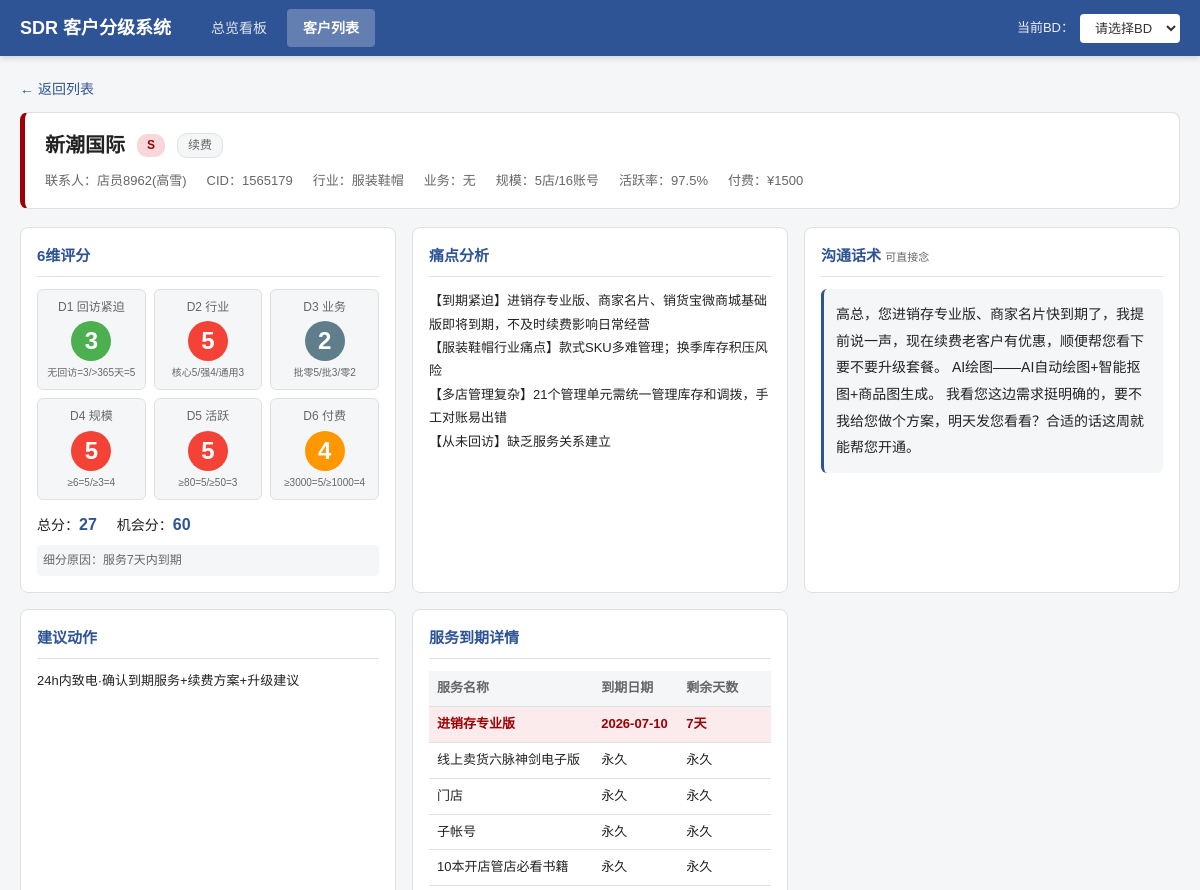
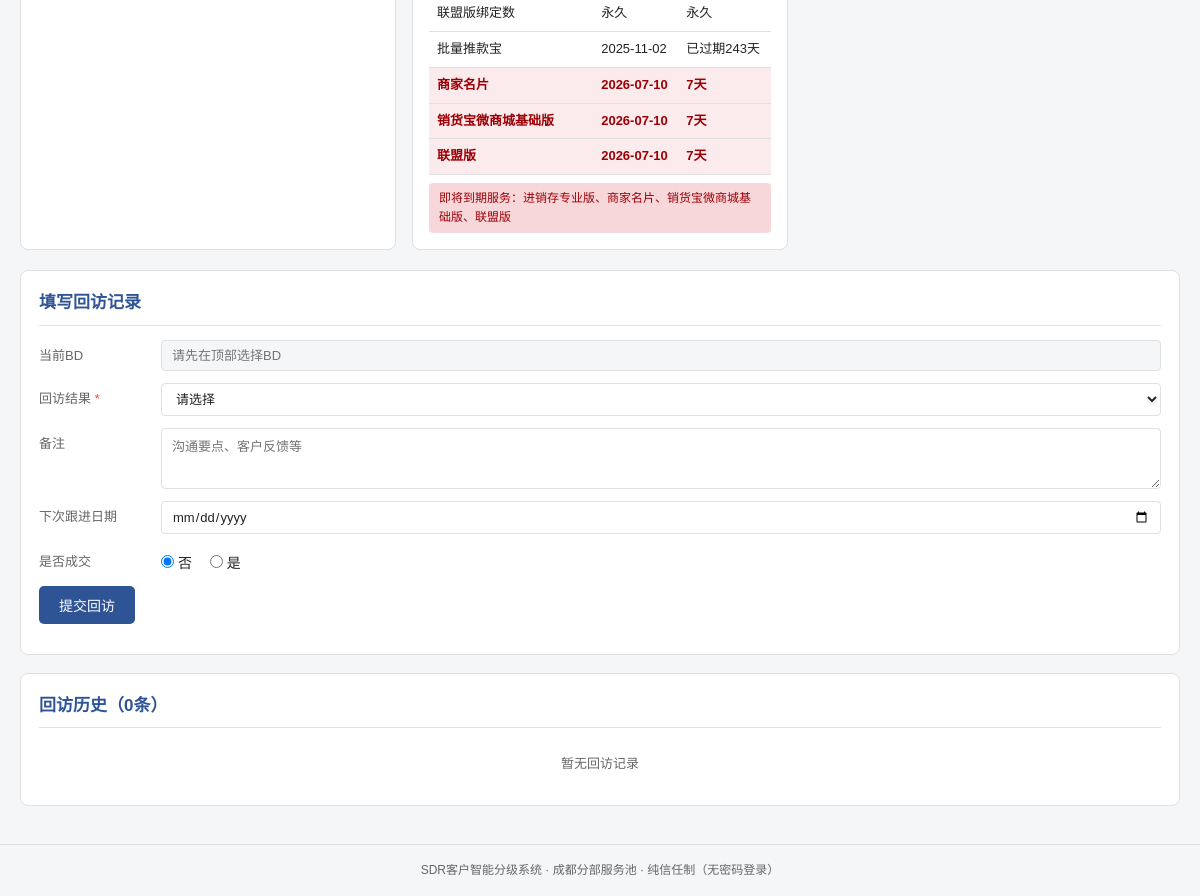
/customer/1565179, run on the app's committed database (2 pictures, top to bottom).
### tables this page shows
CREATE TABLE customers (
        cid TEXT PRIMARY KEY,
        name TEXT, contact TEXT, phone TEXT,
        industry TEXT, biz_type TEXT,
        store_count INTEGER, sub_accounts INTEGER,
        active_rate REAL, login_days INTEGER, total_days INTEGER,
        pay_amount REAL, hard_qty INTEGER,
        last_visit_record TEXT, visit_time INTEGER,
        intention TEXT, sys_type INTEGER, reg_date TEXT,
        expiring_services TEXT,
        services TEXT,
        score INTEGER, sub_grade TEXT, sub_reason TEXT,
        opportunity_score INTEGER, opportunity_type TEXT,
        d1 INTEGER, d2 INTEGER, d3 INTEGER, d4 INTEGER, d5 INTEGER, d6 INTEGER,
        painpoints TEXT, script TEXT, action TEXT,
        days_since_visit INTEGER,
        updated_at TIMESTAMP
    );

### app.py (the view)
@app.route('/customer/<cid>')
def customer_detail(cid):
    db = get_db()
    c = db.execute('SELECT * FROM customers WHERE cid=?', (cid,)).fetchone()
    if not c:
        return '客户不存在', 404
    services = json.loads(c['services']) if c['services'] else []
    expiring = json.loads(c['expiring_services']) if c['expiring_services'] else []
    visits = db.execute(
        'SELECT * FROM visit_records WHERE cid=? ORDER BY created_at DESC',
        (cid,)
    ).fetchall()
    import re as _re
    def _mask_phone(text):
        if not text:
            return text
        return _re.sub(r'1[3-9]\d{9}', lambda m: m.group()[:3] + '****' + m.group()[-4:], str(text))
    c_dict = dict(c)
    c_dict['name'] = _mask_phone(c_dict.get('name', ''))
    c_dict['contact'] = _mask_phone(c_dict.get('contact', ''))
    phone = c_dict.get('phone', '') or ''
    if len(phone) >= 11:
        c_dict['phone_masked'] = phone[:3] + '****' + phone[-4:]
    else:
        c_dict['phone_masked'] = '****'
    c_dict['phone'] = ''  # 完整号码不传给前端
    return render_template('customer_detail.html', c=c_dict, services=services,
                           expiring=expiring, visits=visits,
                           visit_results=VISIT_RESULTS,
                           bd_names=BD_NAMES)

### app.py (called while the page is built)
def get_db():
    if 'db' not in g:
        g.db = sqlite3.connect(DB_PATH)
        g.db.row_factory = sqlite3.Row
    return g.db

### templates/customer_detail.html (shortened to what this page needs)
{% extends 'base.html' %}
{% block content %}
<a class="back-link" href="/customers">← 返回列表</a>
<div class="detail-header row-{{ c.sub_grade }}">
  <div class="detail-title">
    <h1>{{ c.name or '-' }}</h1>
    <span class="grade-badge grade-{{ c.sub_grade }}">{{ c.sub_grade }}</span>
    <span class="opp-tag">{{ c.opportunity_type or '' }}</span>
  </div>
  <div class="detail-meta">
    <span>联系人：{{ c.contact or '-' }}</span>
    <span>CID：{{ c.cid }}</span>
    <span>行业：{{ c.industry }}</span>
    <span>业务：{{ c.biz_type }}</span>
    <span>规模：{{ c.store_count }}店/{{ c.sub_accounts }}账号</span>
    <span>活跃率：{{ "%.1f"|format(c.active_rate) }}%</span>
    <span>付费：{% if c.pay_amount > 0 %}¥{{ "%.0f"|format(c.pay_amount) }}{% else %}未付费{% endif %}</span>
  </div>
</div>
<div class="detail-grid">
  <div class="detail-card">
    <h3>6维评分</h3>
    <div class="score-grid">
      <div class="score-block"><div class="score-label">D1 回访紧迫</div><div class="score-val s{{ c.d1 }}">{{ c.d1 }}</div><div class="score-desc">无回访=3/>365天=5</div></div>
      <div class="score-block"><div class="score-label">D2 行业</div><div class="score-val s{{ c.d2 }}">{{ c.d2 }}</div><div class="score-desc">核心5/强4/通用3</div></div>
      <div class="score-block"><div class="score-label">D3 业务</div><div class="score-val s{{ c.d3 }}">{{ c.d3 }}</div><div class="score-desc">批零5/批3/零2</div></div>
      <div class="score-block"><div class="score-label">D4 规模</div><div class="score-val s{{ c.d4 }}">{{ c.d4 }}</div><div class="score-desc">≥6=5/≥3=4</div></div>
      <div class="score-block"><div class="score-label">D5 活跃</div><div class="score-val s{{ c.d5 }}">{{ c.d5 }}</div><div class="score-desc">≥80=5/≥50=3</div></div>
      <div class="score-block"><div class="score-label">D6 付费</div><div class="score-val s{{ c.d6 }}">{{ c.d6 }}</div><div class="score-desc">≥3000=5/≥1000=4</div></div>
    </div>
    <div class="score-total">
      <span>总分：<b>{{ c.score }}</b></span>
      <span>机会分：<b>{{ c.opportunity_score }}</b></span>
    </div>
    <div class="sub-reason">细分原因：{{ c.sub_reason or '-' }}</div>
  </div>
  <div class="detail-card">
    <h3>痛点分析</h3>
    <div class="painpoints">{{ c.painpoints or '无' }}</div>
  </div>
  <div class="detail-card">
    <h3>沟通话术 <span class="card-hint">可直接念</span></h3>
    <div class="script-text">{{ c.script or '无' }}</div>
  </div>
  <div class="detail-card">
    <h3>建议动作</h3>
    <div class="action-text">{{ c.action or '无' }}</div>
  </div>
  <div class="detail-card">
    <h3>服务到期详情</h3>
    {% if services %}
    <table class="svc-table">
      <thead><tr><th>服务名称</th><th>到期日期</th><th>剩余天数</th></tr></thead>
      <tbody>
        {% for s in services %}
        <tr class="{% if s.days_to_expire is not none and s.days_to_expire >= 0 and s.days_to_expire <= 7 %}svc-urgent{% elif s.days_to_expire is not none and s.days_to_expire >= 0 and s.days_to_expire <= 30 %}svc-warn{% endif %}">
          <td>{{ s.name }}</td>
          <td>{{ s.end_date or '-' }}</td>
          <td>{% if s.days_to_expire is none %}永久{% elif s.days_to_expire < 0 %}已过期{{ -s.days_to_expire }}天{% else %}{{ s.days_to_expire }}天{% endif %}</td>
        </tr>
        {% endfor %}
      </tbody>
    </table>
    {% if expiring %}
    <div class="expiring-note">即将到期服务：{{ expiring|join('、') }}</div>
    {% endif %}
    {% else %}
    <div class="empty">无服务记录</div>
    {% endif %}
  </div>
</div>
<div class="visit-form-section" id="visit-form">
  <h2>填写回访记录</h2>
  <form id="visitForm">
    <div class="form-row">
      <label>当前BD</label>
      <input type="text" id="bdNameInput" readonly placeholder="请先在顶部选择BD">
    </div>
    <div class="form-row">
      <label>回访结果 <span class="req">*</span></label>
      <select id="resultInput" required>
        <option value="">请选择</option>
      </select>
    </div>
    <div class="form-row">
      <label>备注</label>
      <textarea id="noteInput" rows="3" placeholder="沟通要点、客户反馈等"></textarea>
    </div>
    <div class="form-row">
      <label>下次跟进日期</label>
      <input type="date" id="nextDateInput">
    </div>
    <div class="form-row">
      <label>是否成交</label>
      <div class="radio-group">
        <label><input type="radio" name="deal" value="否" checked> 否</label>
        <label><input type="radio" name="deal" value="是"> 是</label>
      </div>
    </div>
    <div class="form-row">
      <button type="submit" class="btn-primary">提交回访</button>
    </div>
  </form>
</div>
<div class="visit-history-section">
  <h2>回访历史（{{ visits|length }}条）</h2>
  {% if visits %}
  <table class="visit-table">
    <thead><tr><th>时间</th><th>BD</th><th>结果</th><th>备注</th><th>下次跟进</th><th>成交</th></tr></thead>
    <tbody>
      {% for v in visits %}
      <tr>
        <td class="td-time">{{ v.created_at }}</td>
        <td>{{ v.bd_name }}</td>
        <td><span class="result-tag">{{ v.result }}</span></td>
        <td class="td-note">{{ v.note or '-' }}</td>
        <td>{{ v.next_date or '-' }}</td>
        <td>{% if v.deal == '是' %}<span class="deal-yes">是</span>{% else %}否{% endif %}</td>
      </tr>
      {% endfor %}
    </tbody>
  </table>
  {% else %}
  <div class="empty">暂无回访记录</div>
  {% endif %}
</div>
{% endblock %}

### data on the page
customers: name "新潮国际", sub_grade "S", opportunity_type "续费", contact "店员8962(高雪)", cid "1565179", industry "服装鞋帽", biz_type "无", store_count "5", sub_accounts "16", active_rate "97.5", pay_amount "1500", d1 "3", d2 "5", d3 "2", d4 "5", d5 "5", d6 "4", score "27", opportunity_score "60", sub_reason "服务7天内到期", painpoints "【到期紧迫】进销存专业版、商家名片、销货宝微商城基础版即将到期，不及时续费影响日常经营 【服装鞋帽行业痛点】款式SKU多难管理；换季库存积压风险 【多店管理复杂】21个管理单元需统一管理库存和调拨，手工对账易出错 【从未回访】缺乏服务关系建立", script "高总，您进销存专业版、商家名片快到期了，我提前说一声，现在续费老客户有优惠，顺便帮您看下要不要升级套餐。 AI绘图——AI自动绘图+智能抠图+商品图生成。 我看您这边需求挺明确的，要不我给您做个方案，明天发您看看？合适的话这周就能帮您开通。", action "24h内致电·确认到期服务+续费方案+升级建议"

### other printed values
{{ s.name }} "进销存专业版" "线上卖货六脉神剑电子版" "门店" "子帐号" "10本开店管店必看书籍" "联盟版绑定数" "批量推款宝" "商家名片" "销货宝微商城基础版" "联盟版"
{{ s.end_date or '-' }} "2026-07-10" "永久" "永久" "永久" "永久" "永久" "2025-11-02" "2026-07-10" "2026-07-10" "2026-07-10"
{{ s.days_to_expire }} "7" "7" "7" "7"
{{ s.days_to_expire }} "243"
{{ expiring|join('、') }} "进销存专业版、商家名片、销货宝微商城基础版、联盟版"
{{ visits|length }} "0"
